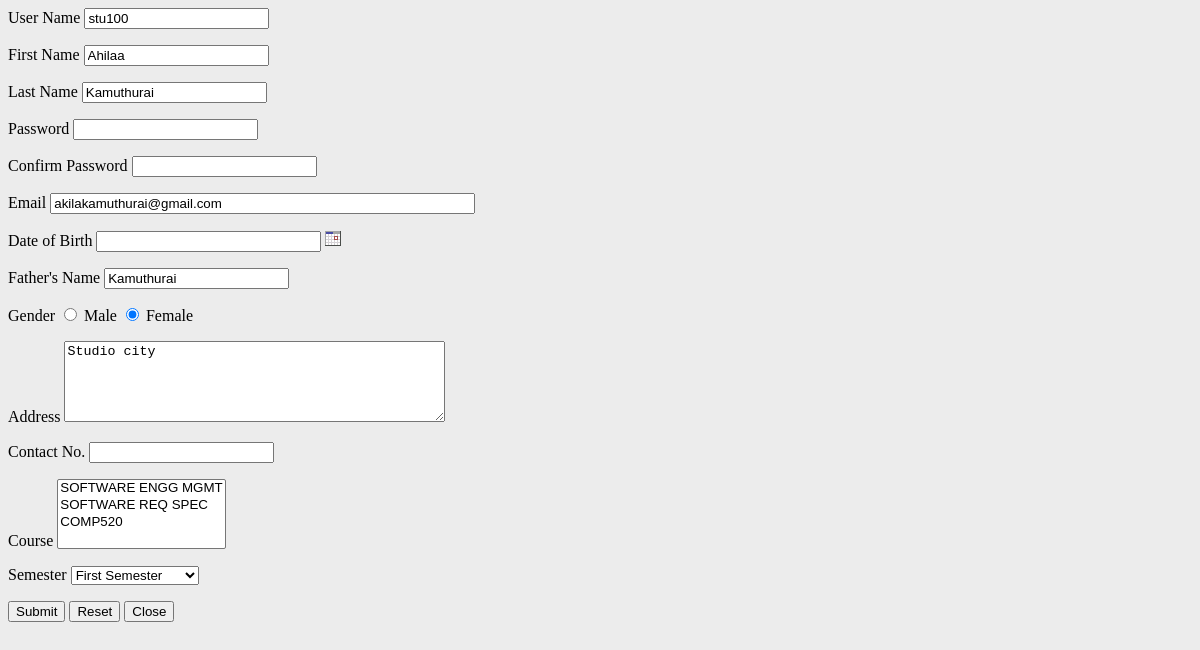
The app's page /studentins.php?slid=stu100&view=studentdetails (signed in) with its own data.
### tables this page shows
CREATE TABLE IF NOT EXISTS `studentdetails` (
  `id` int(11) NOT NULL,
  `studid` varchar(255) NOT NULL,
  `studfname` varchar(255) NOT NULL,
  `studlname` varchar(255) NOT NULL,
  `email` varchar(255) NOT NULL,
  `password` varchar(255) NOT NULL,
  `dob` date NOT NULL,
  `fathername` varchar(255) NOT NULL,
  `address` varchar(600) NOT NULL,
  `contactno` varchar(255) NOT NULL,
  `courseid` varchar(255) NOT NULL,
  `semester` int(11) NOT NULL,
  `gender` varchar(255) NOT NULL,
  `created_date` datetime NOT NULL DEFAULT CURRENT_TIMESTAMP
);

### studentins.php (the view, shortened to what this page needs)
<?php
include("validation.php");
include("conection.php");
$showformflag=true;
if($_GET["view"] == "studentdetails")
{
$result = mysqli_query($con,"SELECT * FROM studentdetails where studid='$_GET[slid]'");
 while($row1 = mysqli_fetch_array($result))
  {
	$totid = $row1["studid"];
	$studfname = $row1["studfname"];
	$studlname = $row1["studlname"];
	$studemail = $row1["email"];
	$dob = $row1["dob"];
	$fathername = $row1["fathername"];
	$address = $row1["address"];
	$contactno = $row1["contactno"];
	$courseid  = $row1["courseid"];
	$semester  = $row1["semester"];
	$gender= $row1["gender"];
	}
}
$result1 = mysqli_query($con,"SELECT * FROM course");
?>
<form name="form1" method="post" action="" id="formID">
<?php
if($showformflag){
?>
    <p>
      <label for="textfield">User Name</label>
      <input type="text" name="studid" id="textid" class="validate[required] text-input" value="<?php echo $totid; ?>">
    </p>
    <p>
      <label for="textfield2">First Name</label>
      <input type="text" name="studfname" id="textfname" class="validate[required,custom[onlyLetterSp]] text-input" value="<?php echo $studfname; ?>">
    </p>
    <p>
      <label for="textfield3">Last Name</label>
      <input type="text" name="studlname" id="textlname" class="validate[required,custom[onlyLetterSp]] text-input" value="<?php echo $studlname; ?>">
    </p>
    <p>
      <label for="textfield3">Password</label>
      <input type="password" name="studpass" id="textpass" class="validate[required] text-input" value="<?php echo $studpass; ?>">
    </p>
  <p>
    <label for="cpassword">Confirm Password</label>
    <input type="password" name="cpassword" id="cpassword" class="validate[required,equals[textpass]] text-input">
</p>
    <p>
      <label for="textfield3">Email</label>
      <input type="text" name="studemail" id="textemail" size="50" class="validate[required] text-input" value="<?php echo $studemail; ?>">
    </p>
    <p>
      <label for="textfield4">Date of Birth</label>
                <input type="Text" name="dob" id="textdob" maxlength="25" size="25" class="validate[required,[date]]  value="<?php echo $dob; ?>"/>
          <img src="images2/cal.gif" onclick="javascript:NewCssCal('textdob')" style="cursor:pointer"/>
    </p>
    <p>
      <label for="textfield5">Father's Name</label>
      <input type="text" name="fname" id="textfield5" class="validate[required,custom[onlyLetterSp]] text-input" value="<?php echo $fathername; ?>" >
    </p>
    <p>Gender
      <input type="radio" name="gender" id="radio" value="Male" <?php
    if($gender == "Male")
    {
        echo "checked";
    }
    ?> class="validate[required] radio" >
      <label for="radio">Male</label>
      <input type="radio" name="gender" id="radio2" value="Female"  <?php if($gender == "Female")
    {
        echo "checked";
    }?> class="validate[required] radio" >
      <label for="radio2">Female</label>
    </p>
    <p>
      <label for="textarea">Address</label>
      <textarea name="address" id="textarea" class="validate[required]"  cols="45" rows="5"><?php echo $address; ?></textarea>
    </p>
    <p>
      <label for="textfield6">Contact No. </label>
      <input type="text" name="contact" id="textfield6" class="validate[required,custom[phone]] value="<?php echo $contactno; ?>">
    </p>
    <p>
      <label for="textfield7">Course </label>
      <select multiple="multiple" name="course[]" value="<?php echo $courseid; ?>">
        <?php
        while($row1 = mysqli_fetch_array($result1))
    {
    echo "<option value='$row1[courseid]' ". $selvar . ">$row1[coursename]</option>";
    $selvar ="";
    }
    ?>
      </select>
    </p>
    <p>
      <label for="textfield8">Semester</label>
      <select  name="semester" id="select" value="<?php echo $semester; ?>">
        <option value="1">First Semester</option>
      </select>
    </p>
    <p>
       <input type="submit" name="button" id="button" value="Submit">
      <input type="submit" name="button2" id="button2" value="Reset">
<?php
  }
?>
    <form id="myform">
    <input type="button" value="Close" name="B1" onClick="parent.emailwindow.hide()" /></p>
    </form>
<p>&nbsp;</p>

### records on screen
studentdetails: studid "stu100", studfname "Ahilaa", studlname "Kamuthurai", studemail "akilakamuthurai@gmail.com", fname "Kamuthurai", gender "☐ Male", gender "☑ Female", address "Studio city", courseid "SOFTWARE ENGG MGMT / SOFTWARE REQ SPEC / COMP520", semester "First Semester"
